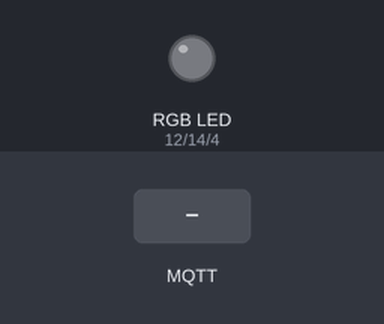
Bench run of a sketch on a simulated ESP8266 (NodeMCU). Shown: an RGB LED mixed from three pins (HIGH = lit). The inputs (shaded band) are chosen by the test bench. Dim RGB values are drawn brighter than linear; WiFi joins after 1.5 s; servers stay silent unless stated; no MQTT or app messages arrive unless stated; what the sketch prints to the serial monitor is not drawn.

Above: at 2.7 s.
2.8 s: MQTT message "5" arrives on the second subscribed topic
At 3.4 s:
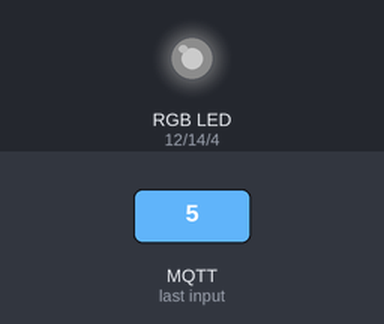
4.3 s: MQTT message "90" arrives on the second subscribed topic
At 5.5 s:
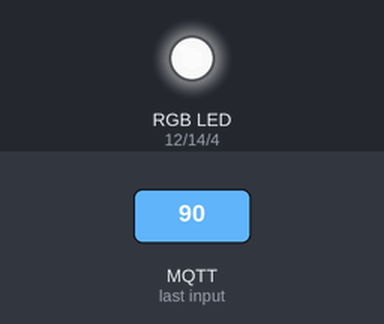
5.8 s: MQTT message "5" arrives on the third subscribed topic
At 6.9 s:
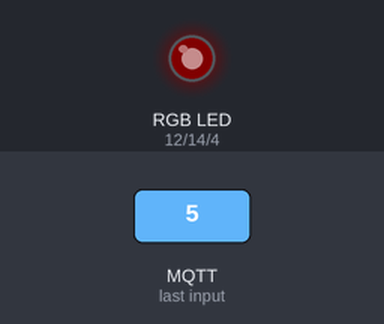
7.3 s: MQTT message "90" arrives on the third subscribed topic
At 8.0 s:
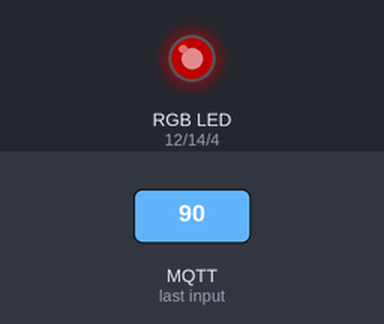
Timing chart, 0 to 9.8 s (numbered marks = the images above; inputs shaded):
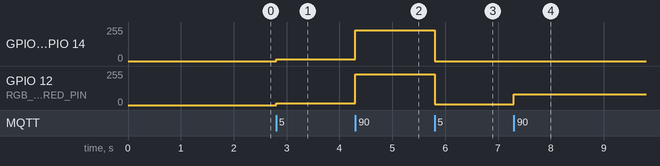

Measured:
- after the input at 2.8 s, GPIO 4 (RGB_LIGHT_BLUE_PIN), GPIO 12 (RGB_LIGHT_RED_PIN), GPIO 14 (RGB_LIGHT_GREEN_PIN): 0/255 → 13/255 at once
- after the input at 4.3 s, GPIO 4 (RGB_LIGHT_BLUE_PIN), GPIO 12 (RGB_LIGHT_RED_PIN), GPIO 14 (RGB_LIGHT_GREEN_PIN): 13/255 → 230/255 at once
- after the input at 5.8 s, GPIO 4 (RGB_LIGHT_BLUE_PIN), GPIO 14 (RGB_LIGHT_GREEN_PIN): 230/255 → 0/255 at once; GPIO 12 (RGB_LIGHT_RED_PIN): 230/255 → 5/255 at once
- after the input at 7.3 s, GPIO 12 (RGB_LIGHT_RED_PIN): 5/255 → 81/255 at once

The sketch:

ha_mqtt_rgb_light.ino
```cpp
/*
   MQTT RGB Light for Home-Assistant - NodeMCU (ESP8266)
   https://home-assistant.io/components/light.mqtt/

   Libraries :
    - ESP8266 core for Arduino : https://github.com/esp8266/Arduino
    - PubSubClient : https://github.com/knolleary/pubsubclient

   Sources :
    - File > Examples > ES8266WiFi > WiFiClient
    - File > Examples > PubSubClient > mqtt_auth
    - File > Examples > PubSubClient > mqtt_esp8266
    - http://forum.arduino.cc/index.php?topic=272862.0

   Schematic :
    - https://github.com/mertenats/open-home-automation/blob/master/ha_mqtt_rgb_light/Schematic.png
    - LED leg 1 - Resistor 270 Ohms - D1/GPIO5
    - LED leg 2 (longuest leg) - GND
    - LED leg 3 - Resistor 270 Ohms - D2/GPIO4
    - LED leg 4 - Resistor 270 Ohms - D3/GPIO0

   Configuration (HA) :
    light:
      platform: mqtt
      name: 'Office RGB light'
      state_topic: 'office/rgb1/light/status'
      command_topic: 'office/rgb1/light/switch'
      brightness_state_topic: 'office/rgb1/brightness/status'
      brightness_command_topic: 'office/rgb1/brightness/set'
      rgb_state_topic: 'office/rgb1/rgb/status'
      rgb_command_topic: 'office/rgb1/rgb/set'
      brightness_scale: 100
      optimistic: false

   Samuel M. - v1.1 - 08.2016
   If you like this example, please add a star! Thank you!
   https://github.com/mertenats/open-home-automation
*/

#include <ESP8266WiFi.h>
#include <PubSubClient.h>

#define MQTT_VERSION MQTT_VERSION_3_1_1

// Wifi: SSID and password
const char* WIFI_SSID = ""; // REMOVED
const char* WIFI_PASSWORD = ""; // REMOVED

// MQTT: ID, server IP, port, username and password
const PROGMEM char* MQTT_CLIENT_ID = "tv_rgb_light";
const PROGMEM char* MQTT_SERVER_IP = "192.168.188.24";
const PROGMEM uint16_t MQTT_SERVER_PORT = 1883;
const PROGMEM char* MQTT_USER = "homeassistant";
const PROGMEM char* MQTT_PASSWORD = ""; // REMOVED

// MQTT: topics
// state
const PROGMEM char* MQTT_LIGHT_STATE_TOPIC = "tv/rgb1/light/status";
const PROGMEM char* MQTT_LIGHT_COMMAND_TOPIC = "tv/rgb1/light/switch";

// brightness
const PROGMEM char* MQTT_LIGHT_BRIGHTNESS_STATE_TOPIC = "tv/rgb1/brightness/status";
const PROGMEM char* MQTT_LIGHT_BRIGHTNESS_COMMAND_TOPIC = "tv/rgb1/brightness/set";

// colors (rgb)
const PROGMEM char* MQTT_LIGHT_RGB_STATE_TOPIC = "tv/rgb1/rgb/status";
const PROGMEM char* MQTT_LIGHT_RGB_COMMAND_TOPIC = "tv/rgb1/rgb/set";

// payloads by default (on/off)
const PROGMEM char* LIGHT_ON = "ON";
const PROGMEM char* LIGHT_OFF = "OFF";

// variables used to store the state, the brightness and the color of the light
boolean m_rgb_state = false;
uint8_t m_rgb_brightness = 100;
uint8_t m_rgb_red = 255;
uint8_t m_rgb_green = 255;
uint8_t m_rgb_blue = 255;

// pins used for the rgb led (PWM)
const PROGMEM uint8_t RGB_LIGHT_RED_PIN = 12;
const PROGMEM uint8_t RGB_LIGHT_GREEN_PIN = 14;
const PROGMEM uint8_t RGB_LIGHT_BLUE_PIN = 4;

// buffer used to send/receive data with MQTT
const uint8_t MSG_BUFFER_SIZE = 20;
char m_msg_buffer[MSG_BUFFER_SIZE];

WiFiClient wifiClient;
PubSubClient client(wifiClient);

// function called to adapt the brightness and the color of the led
void setColor(uint8_t p_red, uint8_t p_green, uint8_t p_blue) {
  // convert the brightness in % (0-100%) into a digital value (0-255)
  uint8_t brightness = map(m_rgb_brightness, 0, 100, 0, 255);

  analogWrite(RGB_LIGHT_RED_PIN, map(p_red, 0, 255, 0, brightness));
  analogWrite(RGB_LIGHT_GREEN_PIN, map(p_green, 0, 255, 0, brightness));
  analogWrite(RGB_LIGHT_BLUE_PIN, map(p_blue, 0, 255, 0, brightness));
}

// function called to publish the state of the led (on/off)
void publishRGBState() {
  if (m_rgb_state) {
    client.publish(MQTT_LIGHT_STATE_TOPIC, LIGHT_ON, true);
  } else {
    client.publish(MQTT_LIGHT_STATE_TOPIC, LIGHT_OFF, true);
  }
}

// function called to publish the brightness of the led (0-100)
void publishRGBBrightness() {
  snprintf(m_msg_buffer, MSG_BUFFER_SIZE, "%d", m_rgb_brightness);
  client.publish(MQTT_LIGHT_BRIGHTNESS_STATE_TOPIC, m_msg_buffer, true);
}

// function called to publish the colors of the led (xx(x),xx(x),xx(x))
void publishRGBColor() {
  snprintf(m_msg_buffer, MSG_BUFFER_SIZE, "%d,%d,%d", m_rgb_red, m_rgb_green, m_rgb_blue);
  client.publish(MQTT_LIGHT_RGB_STATE_TOPIC, m_msg_buffer, true);
}

// function called when a MQTT message arrived
void callback(char* p_topic, byte* p_payload, unsigned int p_length) {
  // concat the payload into a string
  String payload;
  for (uint8_t i = 0; i < p_length; i++) {
    payload.concat((char)p_payload[i]);
  }
  // handle message topic
  if (String(MQTT_LIGHT_COMMAND_TOPIC).equals(p_topic)) {
    // test if the payload is equal to "ON" or "OFF"
    if (payload.equals(String(LIGHT_ON))) {
      if (m_rgb_state != true) {
        m_rgb_state = true;
        setColor(m_rgb_red, m_rgb_green, m_rgb_blue);
        publishRGBState();
      }
    } else if (payload.equals(String(LIGHT_OFF))) {
      if (m_rgb_state != false) {
        m_rgb_state = false;
        setColor(0, 0, 0);
        publishRGBState();
      }
    }
  } else if (String(MQTT_LIGHT_BRIGHTNESS_COMMAND_TOPIC).equals(p_topic)) {
    uint8_t brightness = payload.toInt();
    if (brightness < 0 || brightness > 100) {
      // do nothing...
      return;
    } else {
      m_rgb_brightness = brightness;
      setColor(m_rgb_red, m_rgb_green, m_rgb_blue);
      publishRGBBrightness();
    }
  } else if (String(MQTT_LIGHT_RGB_COMMAND_TOPIC).equals(p_topic)) {
    // get the position of the first and second commas
    uint8_t firstIndex = payload.indexOf(',');
    uint8_t lastIndex = payload.lastIndexOf(',');

    uint8_t rgb_red = payload.substring(0, firstIndex).toInt();
    if (rgb_red < 0 || rgb_red > 255) {
      return;
    } else {
      m_rgb_red = rgb_red;
    }

    uint8_t rgb_green = payload.substring(firstIndex + 1, lastIndex).toInt();
    if (rgb_green < 0 || rgb_green > 255) {
      return;
    } else {
      m_rgb_green = rgb_green;
    }

    uint8_t rgb_blue = payload.substring(lastIndex + 1).toInt();
    if (rgb_blue < 0 || rgb_blue > 255) {
      return;
    } else {
      m_rgb_blue = rgb_blue;
    }

    setColor(m_rgb_red, m_rgb_green, m_rgb_blue);
    publishRGBColor();
  }
}

void reconnect() {
  // Loop until we're reconnected
  while (!client.connected()) {
    Serial.println("INFO: Attempting MQTT connection...");
    // Attempt to connect
    if (client.connect(MQTT_CLIENT_ID, MQTT_USER, MQTT_PASSWORD)) {
      Serial.println("INFO: connected");

      // Once connected, publish an announcement...
      // publish the initial values
      publishRGBState();
      publishRGBBrightness();
      publishRGBColor();

      // ... and resubscribe
      client.subscribe(MQTT_LIGHT_COMMAND_TOPIC);
      client.subscribe(MQTT_LIGHT_BRIGHTNESS_COMMAND_TOPIC);
      client.subscribe(MQTT_LIGHT_RGB_COMMAND_TOPIC);
    } else {
      Serial.print("ERROR: failed, rc=");
      Serial.print(client.state());
      Serial.println("DEBUG: try again in 5 seconds");
      // Wait 5 seconds before retrying
      delay(5000);
    }
  }
}

void setup() {
  // init the serial
  Serial.begin(115200);

  // init the RGB led
  pinMode(RGB_LIGHT_BLUE_PIN, OUTPUT);
  pinMode(RGB_LIGHT_RED_PIN, OUTPUT);
  pinMode(RGB_LIGHT_GREEN_PIN, OUTPUT);
  analogWriteRange(255);
  setColor(0, 0, 0);

  // init the WiFi connection
  Serial.println();
  Serial.println();
  Serial.print("INFO: Connecting to ");
  WiFi.mode(WIFI_STA);
  Serial.println(WIFI_SSID);
  WiFi.begin(WIFI_SSID, WIFI_PASSWORD);

  while (WiFi.status() != WL_CONNECTED) {
    delay(500);
    Serial.print(".");
  }

  Serial.println("");
  Serial.println("INFO: WiFi connected");
  Serial.print("INFO: IP address: ");
  Serial.println(WiFi.localIP());

  // init the MQTT connection
  client.setServer(MQTT_SERVER_IP, MQTT_SERVER_PORT);
  client.setCallback(callback);
}

void loop() {
  if (!client.connected()) {
    reconnect();
  }
  client.loop();
}
```
